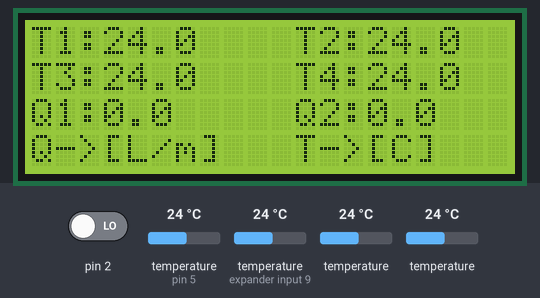
Recording of a sketch running on a simulated Arduino Uno, built with avr-gcc and run on an emulated ATmega328P. On the bench: 20×4 character LCD. Inputs (shaded band) come from the test bench; at power-on: temperature (sensors on pin 5, expander input 9) 24 °C, temperature 24 °C, pin 2 LOW.

Above: at 4.5 s.
4.6 s: temperature (sensor on pin 5) set to 12 °C
At 7.3 s:
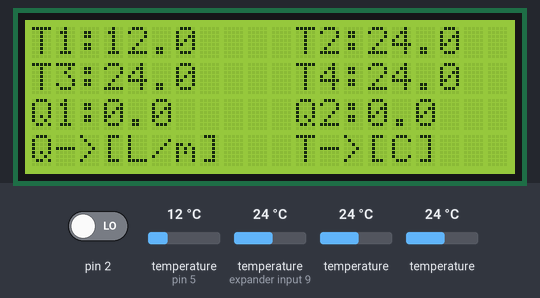
8.8 s: temperature (sensor on expander input 9) set to 12 °C
At 11.1 s:
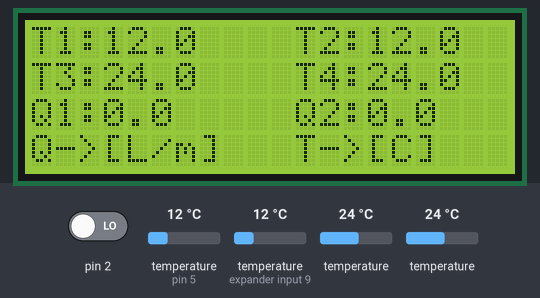
13.0 s: temperature (sensor 205) set to 12 °C
At 16.2 s:
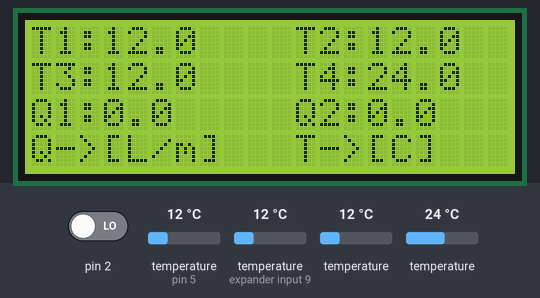
17.2 s: temperature (sensor 305) set to 12 °C
At 18.7 s:
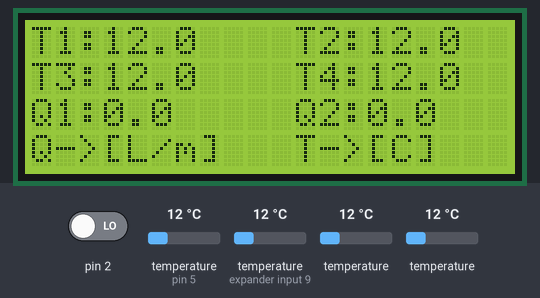
21.4 s: temperature (sensor on pin 5) set to 19 °C
25.6 s: pin 2 driven HIGH
At 27.6 s:
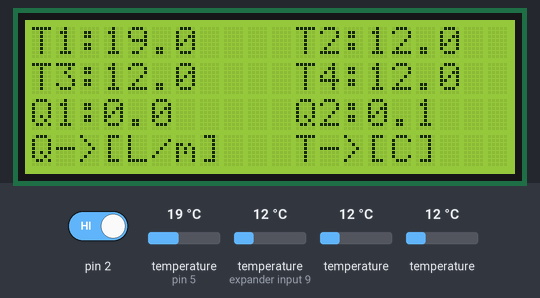
Timing chart, 0 to 29.1 s (numbered marks = the images above; inputs shaded):
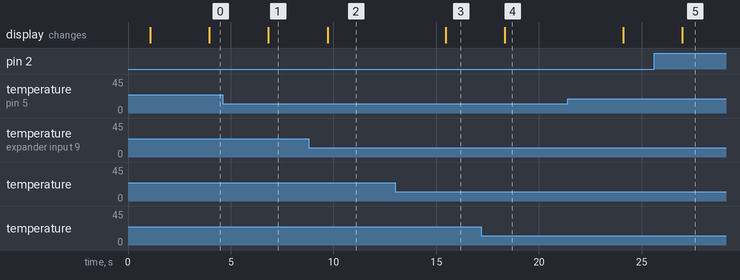

Measured:
- after the input at 4.6 s, the display: changes after 2.2 s (image 1)
- after the input at 8.8 s, the display: changes after 0.91 s (image 2)
- after the input at 13.0 s, the display: changes after 2.5 s (image 3)
- after the input at 17.2 s, the display: changes after 1.1 s (image 4)
- after the input at 25.6 s, the display: changes after 1.4 s (image 5)

The sketch:

codigo_con_mejoras.ino
```cpp
/////CODIGO ARDUINO LCD + SENSOR DE TEMPERATURA Y CAUDAL + RELE DE ACTIVACION
////PARA EL ICP DEL LABORATORIO DE TRANSFERENCIA DE CALOR
///AUTOR: JOAN DAVID BARRERA GRANADOS 201720062
///INTEGRANTES:
///ASIGNATURA: TERMICAS II
///ING: YOLANDA TORRES


volatile int NumPulsos1; //variable para la cantidad de pulsos recibidos
int PinSensor1 = 3;    //Sensor conectado en el pin 3
float factor_conversion1 = 7.5; //para convertir de frecuencia a caudal

//---Función que se ejecuta en interrupción---------------
void ContarPulsos1 ()
{
  NumPulsos1++;  //incrementamos la variable de pulsos
}

//---Función para obtener frecuencia de los pulsos--------
int ObtenerFrecuencia1()
{
  int frecuencia1;
  NumPulsos1 = 0;   //Ponemos a 0 el número de pulsos
  interrupts();    //Habilitamos las interrupciones
  delay(1000);   //muestra de 1 segundo
  noInterrupts(); //Desabilitamos las interrupciones
  frecuencia1 = NumPulsos1; //Hz(pulsos por segundo)
  return frecuencia1;
}

volatile int NumPulsos2; //variable para la cantidad de pulsos recibidos
int PinSensor2 = 4;    //Sensor conectado en el pin 4
float factor_conversion2 = 7.5; //para convertir de frecuencia a caudal

//---Función que se ejecuta en interrupción---------------
void ContarPulsos2 ()
{
  NumPulsos2++;  //incrementamos la variable de pulsos
}

//---Función para obtener frecuencia de los pulsos--------
int ObtenerFrecuencia2()
{
  int frecuencia2;
  NumPulsos2 = 0;   //Ponemos a 0 el número de pulsos
  interrupts();    //Habilitamos las interrupciones
  delay(1000);   //muestra de 1 segundo
  noInterrupts(); //Desabilitamos las interrupciones
  frecuencia2 = NumPulsos2; //Hz(pulsos por segundo)
  return frecuencia2;
}


#include <OneWire.h>
#include <DallasTemperature.h>

#include <Wire.h>
#include <LiquidCrystal_I2C.h>
LiquidCrystal_I2C lcd(0x27, 20, 4);


OneWire ourWire(5);   //Se establece el pin 5  como bus OneWire

DallasTemperature sensors(&ourWire); //Se declara una variable u objeto para nuestro sensor

DeviceAddress address1 = {0x28, 0xEF, 0x5F, 0xFA, 0x5, 0x0, 0x0, 0xB6};//dirección del sensor 1
DeviceAddress address2 = {0x28, 0xC6, 0x6, 0xFB, 0x5, 0x0, 0x0, 0x7F};//dirección del sensor 2
DeviceAddress address3 = {0x28, 0xE8, 0x27, 0xFB, 0x5, 0x0, 0x0, 0xEF};//dirección del sensor 3
DeviceAddress address4 = {0x28, 0x38, 0x47, 0xFB, 0x5, 0x0, 0x0, 0x3A};//dirección del sensor 3

void setup()
{
  //Serial.begin(9600);
  pinMode(PinSensor1, INPUT);
  attachInterrupt(0, ContarPulsos1, RISING); //(Interrupcion 0(Pin2),funcion,Flanco de subida)
  pinMode(PinSensor2, INPUT);
  attachInterrupt(0, ContarPulsos2, RISING); //(Interrupcion 0(Pin2),funcion,Flanco de subida)
  //Serial.begin(9600);
  delay(1000);
  sensors.begin();   //Se inicia el sensor

  // Inicializar el LCD
  lcd.init();

  //Encender la luz de fondo.
  lcd.backlight();

}

void loop ()
{
  float frecuencia1 = ObtenerFrecuencia1(); //obtenemos la Frecuencia de los pulsos en Hz
  float caudal_L_m1 = frecuencia1 / factor_conversion1; //calculamos el caudal en L/m
  float caudal_L_h1 = caudal_L_m1 * 60; //calculamos el caudal en L/h

  float frecuencia2 = ObtenerFrecuencia2(); //obtenemos la Frecuencia de los pulsos en Hz
  float caudal_L_m2 = frecuencia2 / factor_conversion2; //calculamos el caudal en L/m
  float caudal_L_h2 = caudal_L_m2 * 60; //calculamos el caudal en L/h

  //-----Enviamos por el puerto serie---------------
  /* Serial.print ("FrecuenciaPulsos: ");
    Serial.print (frecuencia1,0);
    Serial.print ("Hz\tCaudal: ");
    Serial.print (caudal_L_m1,3);
    Serial.print (" L/m\t");
    Serial.print (caudal_L_h1,3);
    Serial.println ("L/h");  */

  sensors.requestTemperatures();   //envía el comando para obtener las temperaturas
  float temp1 = sensors.getTempC(address1); //Se obtiene la temperatura en °C del sensor 1
  float temp2 = sensors.getTempC(address2); //Se obtiene la temperatura en °C del sensor 2
  float temp3 = sensors.getTempC(address3); //Se obtiene la temperatura en °C del sensor 3
  float temp4 = sensors.getTempC(address4); //Se obtiene la temperatura en °C del sensor 4


  lcd.setCursor(0, 0);
  lcd.print("T1:");
  lcd.print(temp1, 1);
  lcd.print("   ");

  lcd.setCursor(11, 0);
  lcd.print("T2:");
  lcd.print(temp2, 1);
  lcd.print("   ");

  lcd.setCursor(0, 1);
  lcd.print("T3:");
  lcd.print(temp3, 1);
  lcd.print("   ");

  lcd.setCursor(11, 1);
  lcd.print("T4:");
  lcd.print(temp4, 1);
  lcd.print("   ");

  lcd.setCursor(0, 2);
  lcd.print("Q1:");
  lcd.print (caudal_L_m1, 1);
  lcd.print("   ");

  lcd.setCursor(11, 2);
  lcd.print("Q2:");
  lcd.print (caudal_L_m2, 1);
  lcd.print("   ");
  lcd.setCursor(0, 3);
  lcd.print("Q->[L/m]   T->[C]");


}

//
```
